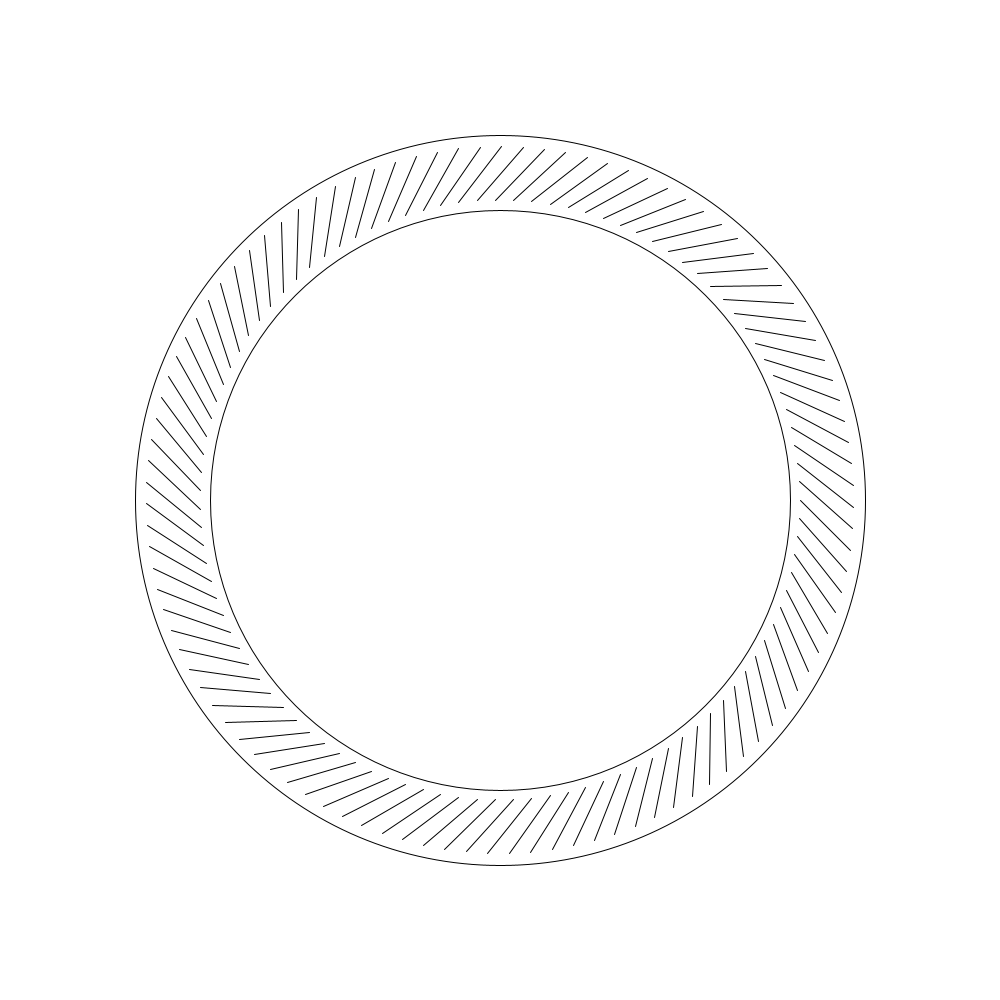
Frame 1 (no input)
Frame 60 (the mouse pressed at the canvas centre just before this capture): identical to frame 1, image omitted
Frame 120 (the mouse held since frame 60 and released just before this capture): identical to frame 1, image omitted

The Processing sketch that drew this single still picture (run headless with seeded random() and noise(); from frame 60 on, the mouse is pressed at the canvas centre):

// Processing sketch: Assignment_2_Loops_Demonstration
// ── Assignment_2_Loops_Demonstration.pde
void setup() {
  size(1000, 1000);
  rectMode(CENTER);
}

void draw() {
  background(255);

  //int i = 0;
  //while (i < 320) {
  //line(120, i, 320, i);
  //i = i + 20;

  //}

  //float gridStep = 0.025;
  //fill(1);
  //square(width/2, height/2, width*0.50);
  //noFill();
  //stroke(255);
  
  // For loops in tandem with repeated transormations. 

  translate(width/2, height/2); 
  circle(0, 0, 730); 
  circle(0, 0, 580); 
  for (float y = 0; y < 103; y += 1) {
    translate(0, 0); 
    line(300, 0, 350, 50); 
    rotate (TAU / 103); 
  }
}
